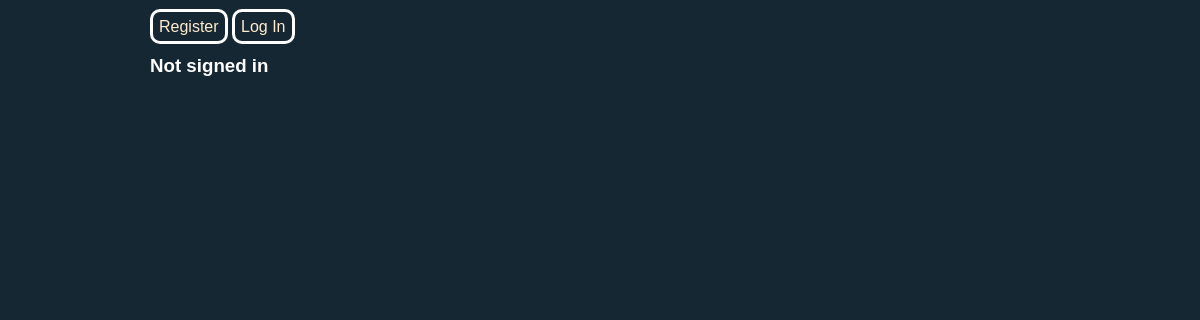
Before: / with the older database file.
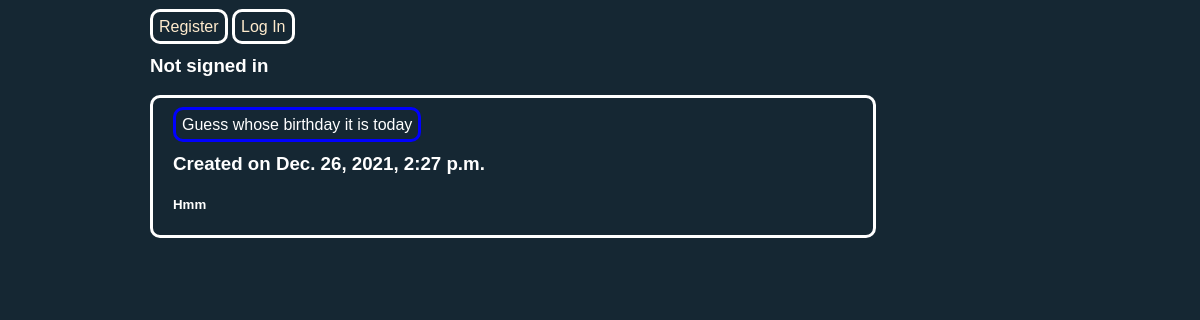
After: the same page with the newer database file.
### post/models.py (models this page shows)
class Post(models.Model):
    title=models.CharField(blank=False,null=False, max_length=200,default=None)
    description=models.TextField(blank=True,  null=True, max_length=2000)
    created_time=models.DateTimeField(auto_now=True)
    user=models.ForeignKey(User, on_delete=models.CASCADE, related_name="Post", null=False)

### post/views.py (the view)
# urls.py: path('', home),
def home(request):
    print(str(request.user))
    return render(request, 'post/home.html', {
        'post_title':list(Post.objects.all().values()[::-1]),
        'uu':str(request.user),
        })

### post/templates/post/home.html (shortened to what this page needs)
<!DOCTYPE html>
<html lang="en">
<head>
</head>
<body>
    <br>
    {% if user.is_authenticated%}
    <a style="text-decoration:none" class="create" href="/create">+</a>
    <a style="text-decoration:none" class="create" href="/logout">logout</a>
    <h3>Signed in as u/{{uu}}</h3>
    {%else%}
    <a style="text-decoration:none" class="create" href="/register">Register</a>
    <a style="text-decoration:none" class="create" href="/login">Log In</a>
    <h3>Not signed in</h3>
    {% endif %}
    {% for i in post_title%}
    <div class='home'>
        <br><a class='link'href="/post/{{i.id}}" style="text-decoration:none" >{{i.title}}</a>
        <h3>Created on {{i.created_time}}   </h3>
        <h5>{{i.description}}</h5>
    </div>
    <br>
     {%endfor%}
</body>
</html>

Changed rows visible on the page:
added Post: title "Guess whose birthday it is today", created_time "Dec. 26, 2021, 2:27 p.m.", description "Hmm"
